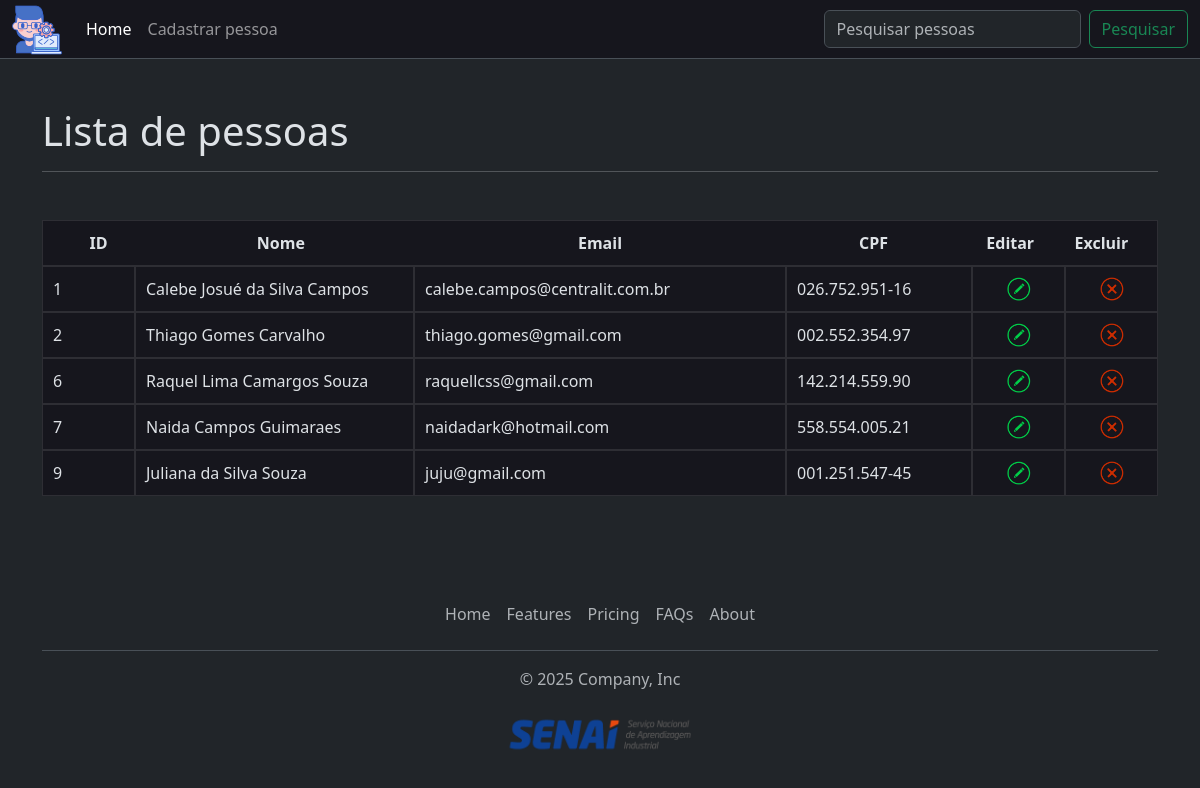
Page /crud_app/ on the committed database.
### crud_app/models.py (models this page shows, shortened)
class Pessoa(models.Model):
    id_pessoa = models.AutoField(primary_key=True)
    nome = models.CharField(max_length=255, null=False, blank=False)
    email = models.EmailField(unique=True, null=False, blank=False)
    cpf = models.CharField(max_length=14, unique=True, null=True, blank=True)

### crud_app/views.py (the view)
# urls.py: path('', views.home, name="home"),
def home(request):
    pessoas = Pessoa.objects.all()
    return render(request, "home.html", {"pessoas":pessoas})

### crud_app/templates/home.html (shortened to what this page needs)
{% extends 'base.html' %}
{% block content %}
{% load static %}
    <div class="container">
        <h1>Lista de pessoas</h1>
        <hr class="mb-5">
        <ul class="row lista-pessoas-cabecalho">
            <li class="col-12 col-md-2  col-lg-1"><b>ID</b></li>
            <li class="col-12 col-md-10 col-lg-3"><b>Nome</b></li>
            <li class="col-12 col-md-8  col-lg-4"><b>Email</b></li>
            <li class="col-12 col-md-4  col-lg-2"><b>CPF</b></li>
            <li class="col-6  col-md-6  col-lg-1"><b>Editar</b></li>
            <li class="col-6  col-md-6  col-lg-1"><b>Excluir</b></li>
        </ul>
        {% for pessoa in pessoas %}
            <ul class="row lista-pessoas">
                <li class="col-12 col-md-2  col-lg-1">{{ pessoa.id_pessoa }}</li>
                <li class="col-12 col-md-10 col-lg-3">{{ pessoa.nome }}</li>
                <li class="col-12 col-md-8  col-lg-4">{{ pessoa.email }}</li>
                <li class="col-12 col-md-4  col-lg-2">{{ pessoa.cpf }}</li>
                <li class="col-6  col-md-6  col-lg-1">
                    <a href="{% url 'alterar_pessoa' pessoa.id_pessoa %}">
                        <img src="{% static 'img/icon_editar.png' %}" alt="Editar" title="Editar" style="width: 24px;">
                    </a>
                </li>
                <li class="col-6 col-md-6 col-lg-1">
                    <a href="{% url 'excluir_pessoa' pessoa.id_pessoa %}">
                        <img src="{% static 'img/icon_deletar.png' %}" alt="Deletar" title="Deletar" style="width: 24px;">
                    </a>
                </li>
            </ul>
        {% empty %}
            <ul>
                <li>Nenhuma pessoa cadastrada</li>
            </ul>
        {% endfor %}
    </div>
{% endblock %}

### crud_app/static/css/estilo.css (style rules this page uses)
html, body { height: 100%; margin: 0; padding: 0; }
body { min-height: 100vh; display: flex; flex-direction: column; }
.lista-pessoas-cabecalho { text-align: center; list-style: none; padding: 0px; margin: 0; background-color: #16161d; border: 1px solid rgba(255, 255, 255, 0.1); padding: 10px; }
.lista-pessoas { list-style: none; padding: 0px; margin: 0; }
.lista-pessoas li { background-color: #16161d; border: 1px solid rgba(255, 255, 255, 0.1); padding: 10px; }
.lista-pessoas li a { display: flex; align-items: center; justify-content: center; }

### rows in the picture
Pessoa: id_pessoa "1", nome "Calebe Josué da Silva Campos", email "calebe.campos@centralit.com.br", cpf "026.752.951-16"
Pessoa: id_pessoa "2", nome "Thiago Gomes Carvalho", email "thiago.gomes@gmail.com", cpf "002.552.354.97"
Pessoa: id_pessoa "6", nome "Raquel Lima Camargos Souza", email "raquellcss@gmail.com", cpf "142.214.559.90"
Pessoa: id_pessoa "7", nome "Naida Campos Guimaraes", email "naidadark@hotmail.com", cpf "558.554.005.21"
Pessoa: id_pessoa "9", nome "Juliana da Silva Souza", email "juju@gmail.com", cpf "001.251.547-45"
